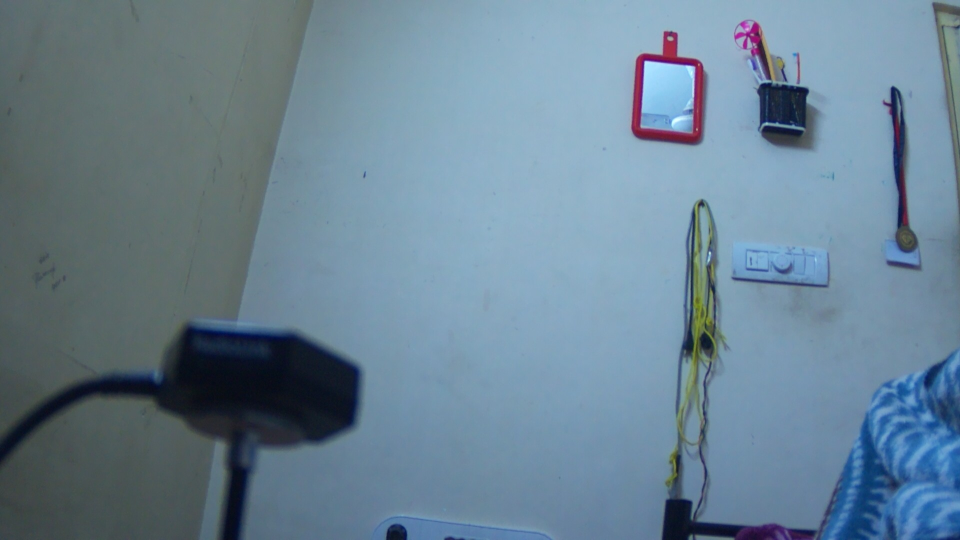
#> input picture images-test/test_20251227_014253_3_TUNGSTEN.jpg, 1920 x 1080 px (shown at 1/2 size)
$ python -i test_yellow_detection.py   (imports and definitions only)
#> lines starting #> are read from the running program, lines starting #| are printed output that depends on the picture; after the words box and inside, x2 and y2 are one past the last pixel; in counts of white or black regions, pixels touching at a corner belong together
#!/usr/bin/env python3
"""
Test utility for yellow crop detection
Helps debug and tune detection parameters
"""

import cv2
import numpy as np
import json
import sys
from modules.yellow_crop_detector import YellowCropDetector

def load_config():
    """Load configuration"""
    try:
        with open('config.json', 'r') as f:
            return json.load(f)
    except Exception as e:
        print(f"Error loading config: {e}")
        return {}

# [152 lines left out: functions test_detection_on_image, test_detection_live, not called in this run]

def interactive_hsv_tuner(image_path: str):
    """Interactive HSV threshold tuner"""
    print("Interactive HSV Tuner")
    print("Adjust trackbars to find optimal yellow detection range")

    # Load image
    frame = cv2.imread(image_path)
#> frame is the input picture: shape (1080, 1920, 3); mean B, G, R 147.6, 130.6, 106.2
    if frame is None:
        print(f"Error: Could not load image from {image_path}")
        return

    # Create window and trackbars
    window_name = 'HSV Tuner'
    cv2.namedWindow(window_name)

    # Initial values from config
    config = load_config()
#> (reads config.json from the repository)
    detection_config = config.get('detection', {})

    lower = detection_config.get('yellow_hsv_lower', [15, 40, 40])
    upper = detection_config.get('yellow_hsv_upper', [40, 255, 255])

    cv2.createTrackbar('H Lower', window_name, lower[0], 180, lambda x: None)
    cv2.createTrackbar('S Lower', window_name, lower[1], 255, lambda x: None)
    cv2.createTrackbar('V Lower', window_name, lower[2], 255, lambda x: None)
    cv2.createTrackbar('H Upper', window_name, upper[0], 180, lambda x: None)
    cv2.createTrackbar('S Upper', window_name, upper[1], 255, lambda x: None)
    cv2.createTrackbar('V Upper', window_name, upper[2], 255, lambda x: None)

    print("Adjust trackbars, press 's' to save values, 'q' to quit")

    while True:
        # Get current trackbar values
        h_lower = cv2.getTrackbarPos('H Lower', window_name)
        s_lower = cv2.getTrackbarPos('S Lower', window_name)
        v_lower = cv2.getTrackbarPos('V Lower', window_name)
        h_upper = cv2.getTrackbarPos('H Upper', window_name)
        s_upper = cv2.getTrackbarPos('S Upper', window_name)
        v_upper = cv2.getTrackbarPos('V Upper', window_name)

        # Create mask
        hsv = cv2.cvtColor(frame, cv2.COLOR_BGR2HSV)
#> hsv: shape (1080, 1920, 3); mean H, S, V 99.7, 73.9, 148.5
        lower_thresh = np.array([h_lower, s_lower, v_lower])
        upper_thresh = np.array([h_upper, s_upper, v_upper])
        mask = cv2.inRange(hsv, lower_thresh, upper_thresh)
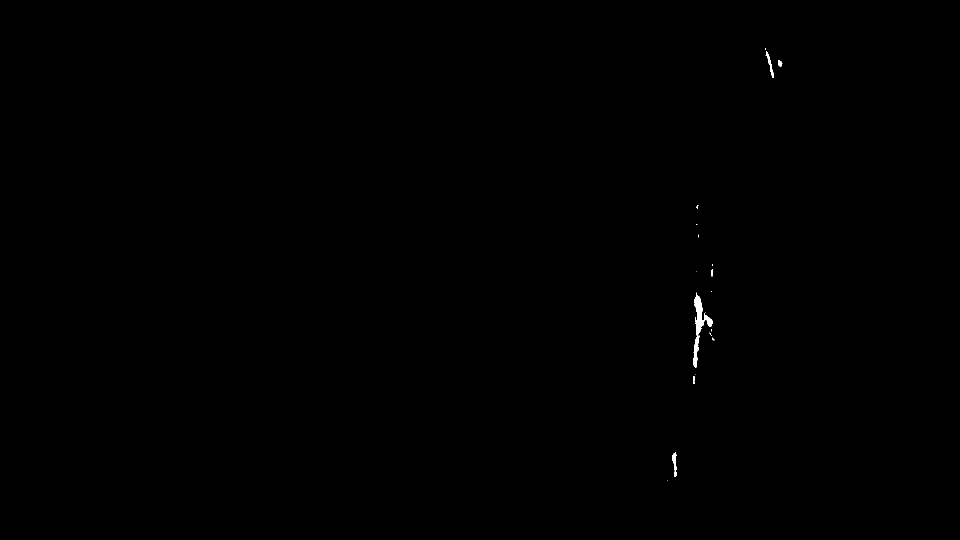
#> mask: shape (1080, 1920) (shown at 1/2 size); 0.11% white; 18 white regions (12 under 20 px), largest, box (x1, y1, x2, y2) and area: (1386, 585, 1425, 736) 1531, (1344, 905, 1353, 954) 251, (1531, 102, 1548, 156) 204, (1556, 121, 1565, 133) 80, (1386, 752, 1390, 768) 43, (1423, 538, 1426, 553) 34

        # Apply to original image
        result = cv2.bitwise_and(frame, frame, mask=mask)

        # Stack images
        display = np.hstack([frame, cv2.cvtColor(mask, cv2.COLOR_GRAY2BGR), result])
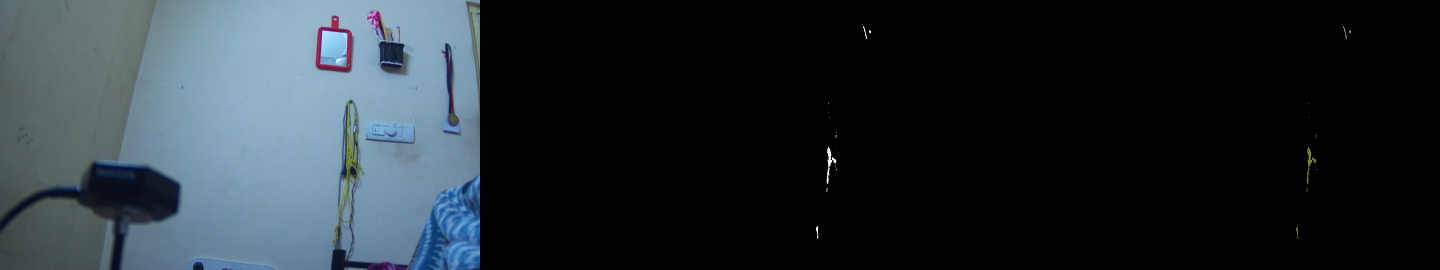
#> display: shape (1080, 5760, 3) (shown at 1/4 size); mean B, G, R 49.3, 43.7, 35.5

        # Add text
        cv2.putText(display, 'Original | Mask | Result', (10, 30),
                   cv2.FONT_HERSHEY_SIMPLEX, 1, (0, 255, 0), 2)

        cv2.imshow(window_name, display)

        key = cv2.waitKey(1) & 0xFF
#> (key q is pressed here)
        if key == ord('q'):
            break
        elif key == ord('s'):
            print(f"\nCurrent HSV values:")
            print(f"  yellow_hsv_lower: [{h_lower}, {s_lower}, {v_lower}]")
            print(f"  yellow_hsv_upper: [{h_upper}, {s_upper}, {v_upper}]")
            print(f"\nUpdate these values in config.json")

    cv2.destroyAllWindows()

# [35 lines not run here, left out]

>>> result = interactive_hsv_tuner('images-test/test_20251227_014253_3_TUNGSTEN.jpg')
